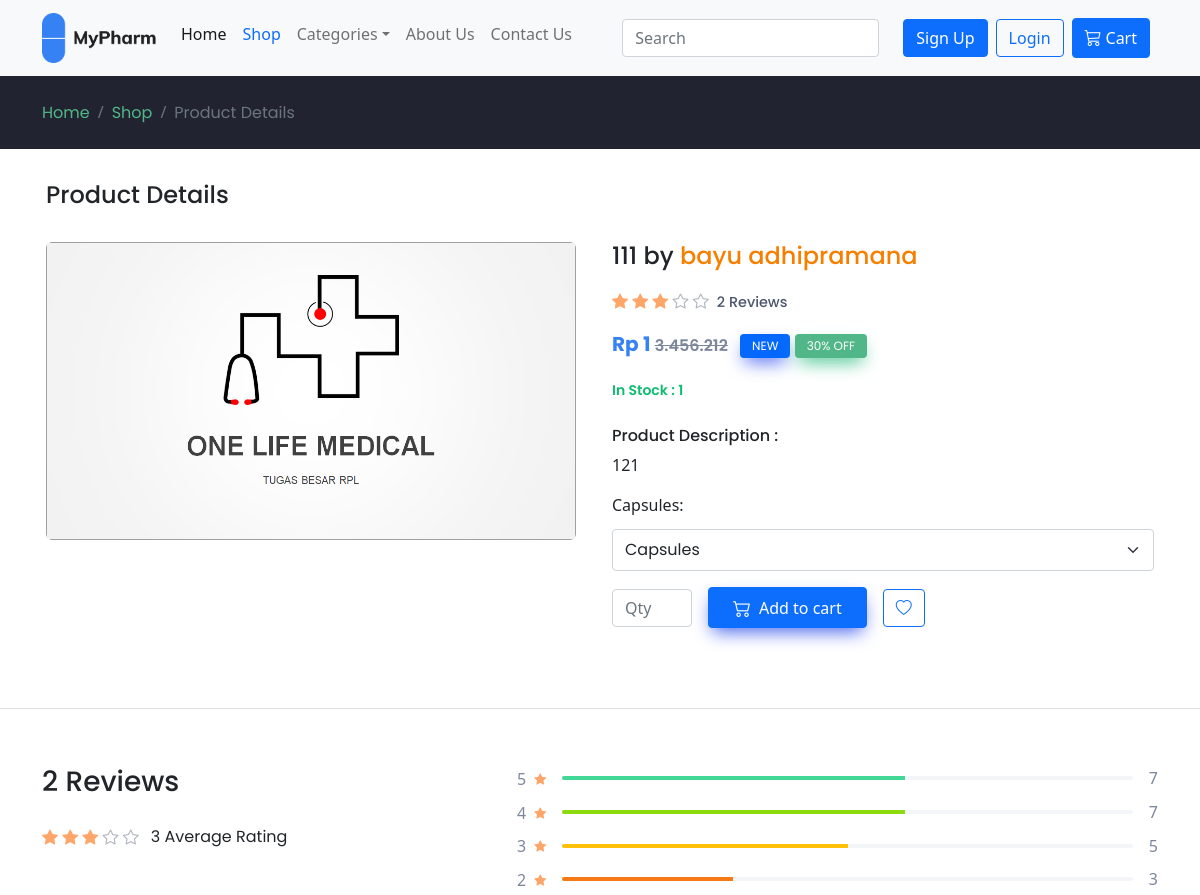
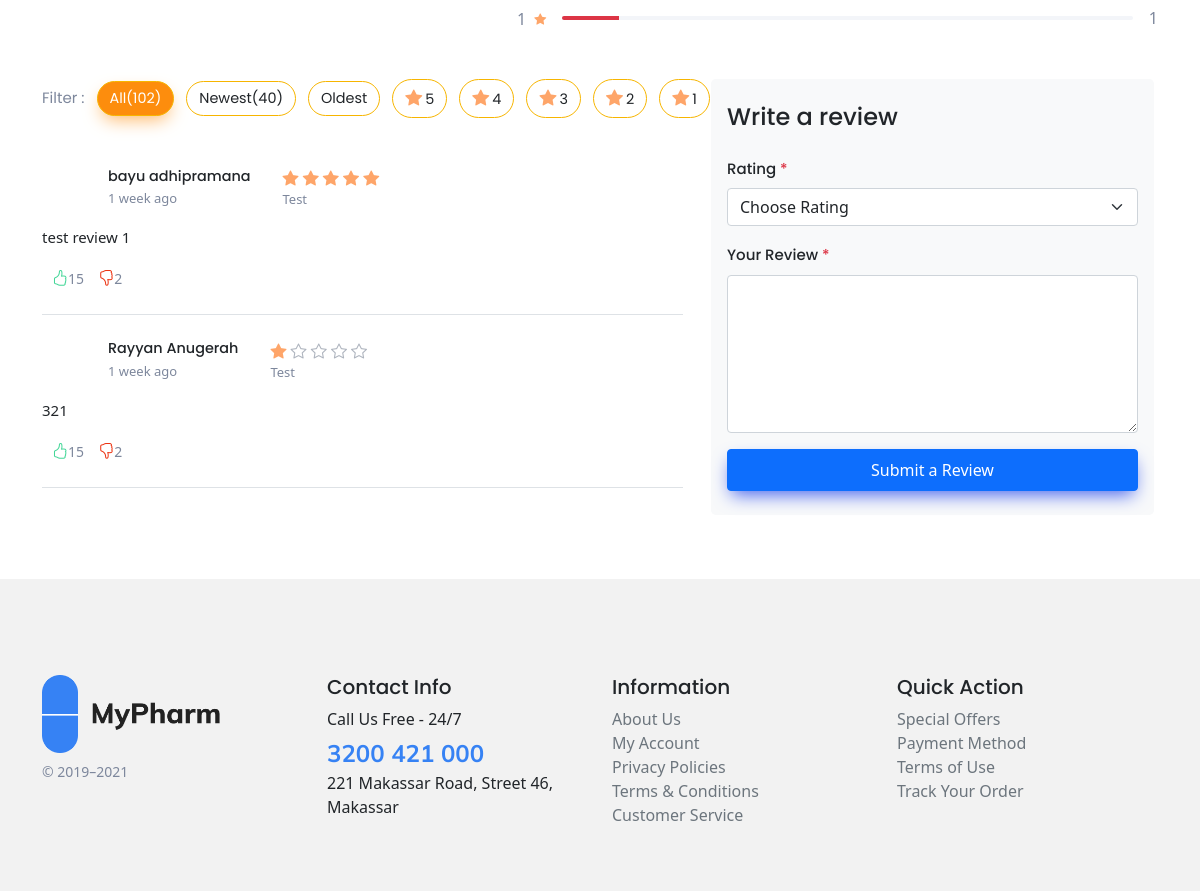
Page /detail/index/5 on the committed database (2 pictures, top to bottom).
### tables this page shows
CREATE TABLE `product` (
  `id_product` int(10) NOT NULL,
  `id_user` int(10) NOT NULL,
  `nama_product` varchar(100) NOT NULL,
  `product_deskripsi` varchar(255) NOT NULL,
  `harga_product` int(100) NOT NULL,
  `stok` int(100) NOT NULL,
  `gambar` varchar(255) NOT NULL,
  `id_category` int(1) NOT NULL
);

CREATE TABLE `user` (
  `id` int(11) NOT NULL,
  `firstname` varchar(128) NOT NULL,
  `lastname` varchar(128) NOT NULL,
  `email` varchar(128) NOT NULL,
  `image` varchar(128) NOT NULL,
  `password` varchar(255) NOT NULL,
  `role` int(11) NOT NULL,
  `is_active` int(1) NOT NULL,
  `date_created` int(11) NOT NULL
);

CREATE TABLE `review` (
  `id_review` int(1) NOT NULL,
  `id_user` int(1) NOT NULL,
  `id_product` int(1) NOT NULL,
  `review` varchar(255) NOT NULL,
  `rating` int(1) NOT NULL DEFAULT 1,
  `time` timestamp NOT NULL DEFAULT current_timestamp()
);

### application/views/detail/details.php (the view, shortened to what the rows shown need)
<!DOCTYPE html>
<html lang="en">
<head>
  <link href="https://cdn.jsdelivr.net/npm/bootstrap@5.0.1/dist/css/bootstrap.min.css" rel="stylesheet" />
  <link rel="stylesheet" href="https://cdnjs.cloudflare.com/ajax/libs/font-awesome/4.7.0/css/font-awesome.min.css" />
  <link rel="stylesheet" href="<?= base_url('assets'); ?>/details.css" />
  <link rel="stylesheet" href="https://cdn.jsdelivr.net/npm/bootstrap-icons@1.5.0/font/bootstrap-icons.css">
</head>
<body>
  <div class="container">
    <div class="py-3 mb-5">
      <div class="px-lg-1">
        <div class="row">
          <div class="col-lg-6 pe-lg-4 pe-md-3 pt-lg-4">
            <div class="product-gallery">
              <div class="product-gallery-preview order-sm-2">
                <div class="product-gallery-preview-item card-border" id="first">
                  <img src="<?= base_url('assets/upload/product/') . $detail->gambar ?>" alt="product image" />
                </div>
              </div>
            </div>
          </div>
          <div class="col-lg-6 pt-4 pt-lg-0">
            <div class="product-details ms-auto pb-3">
              <div class="d-flex justify-content-between align-items-center mb-2">
                <h5 style="font-size: 24px;"><?= $detail->nama_product; ?> by <a class="store" href="#" style="font-size: 24px;"><?= $detail->firstname . " " . $detail->lastname; ?></a></h5>
                <a href="#review">
              </div>
            </div>
            <div class="mb-3">
              <p class="card-text mb-2" style="color: #3682f4; font-size: 20px; font-family: 'Poppins', sans-serif; font-weight: 700">Rp <?= $detail->harga_product; ?> <s class="text-muted" style="font-size: 16px; font-family: 'Poppins', sans-serif; font-weight: 600">3.456.212</s>
                <span class="badge badge-blue text-uppercase badge-shadow align-middle ms-2">New</span>
                <span class="badge badge-green badge-shadow text-uppercase align-middle">30% Off</span>
              </p>
            </div>
            <?php if ($detail->stok > 0) { ?>
              <div class="mb-4">
                <span style="font-family:'Poppins',sans-serif; font-size: 14px; color: #0cbd70; font-weight: 600;">In Stock : <?= $detail->stok; ?></span>
              </div>
            <?php } ?>
            <div class="mb-3">
              <div class="mb-3 align-items-center">
                <h6>Product Description :</h6>
                <p>
                  <?= $detail->product_deskripsi; ?> </p>
              </div>
            </div>
          </div>
        </div>
      </div>
    </div>
  </div>
  <div class="border-top my-lg-3 py-5">
    <div class="container pt-md-2" id="reviews">
      <div class="row pb-3">
        <div class="col-lg-5 col-md-5">
          <h2 class="h3 mb-4"><?= $jumlah; ?> Reviews</h2>
        </div>
      </div>
      <div class="row pt-4">
        <div class="col-md-7">
          <?php foreach ($review as $rev) { ?>
            <div class="product-review pb-4 mb-4 border-bottom">
              <div class="d-flex mb-3">
                <div class="d-flex align-items-center me-4 pe-2">
                  <div class="ps-3">
                    <h6 class="fs-sm mb-0"><?= $rev->firstname . " " . $rev->lastname; ?></h6>
                    <span class="fs-ms text-muted"> 1 week ago</span>
                  </div>
                </div>
                <div class="star-rating">
                  <?php for ($i = 0; $i < $rev->rating; $i++) : ?>
                    <i class="star-rating-icon bi-star-fill"></i>
                  <?php endfor; ?>
                  <?php $sisa = 5 - $rev->rating; ?>
                  <?php if ($sisa > 0) { ?>
                    <?php for ($i = 0; $i < $sisa; $i++) : ?>
                      <i class="star-rating-icon bi-star"></i>
                    <?php endfor; ?>
                  <?php } ?>
                  <div class="fs-ms text-muted">Test</div>
                </div>
              </div>
              <p class="fs-md"><?= $rev->review; ?></p>
              <div class="text-nowrap">
                <button class="btn-like" type="button"><i class="bi-hand-thumbs-up"></i>15</button>
                <button class="btn-like" type="button"><i class="bi-hand-thumbs-down"></i>2</button>
              </div>
            </div>
          <?php } ?>
        </div>
      </div>
    </div>
  </div>
</body>
</html>

### rows in the picture
product: gambar (picture), nama_product "111", id_user.firstname "bayu", id_user.lastname "adhipramana", harga_product "1", stok "1", product_deskripsi "121"
review: id_user.firstname "bayu", id_user.lastname "adhipramana", rating 5 (drawn), review "test review 1"
review: id_user.firstname "Rayyan", id_user.lastname "Anugerah", rating 1 (drawn), review "321"

### other values in the picture
$jumlah "2"
floor ($avgr) "3"
